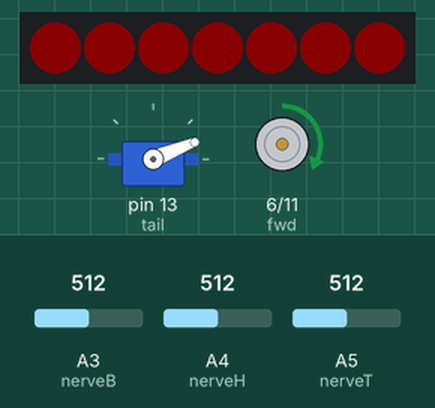
The sketch below on a simulated Arduino Uno, built with avr-gcc and run on an emulated ATmega328P. On the bench: servo, 7 RGB LEDs in strip order, left to right, motor-driver pin pairs drawn as motors (green arrow = first pin HIGH = forward, orange = second pin HIGH = backward, longer = more drive). The inputs (shaded band) are chosen by the test bench; at power-on: A5 (nerveT) = 512, A3 (nerveB) = 512, A4 (nerveH) = 512. Dim RGB values are drawn brighter than linear.

Above: at 1.2 s.
1.3 s: A5 (nerveT) set to 306
At 2.85 s:
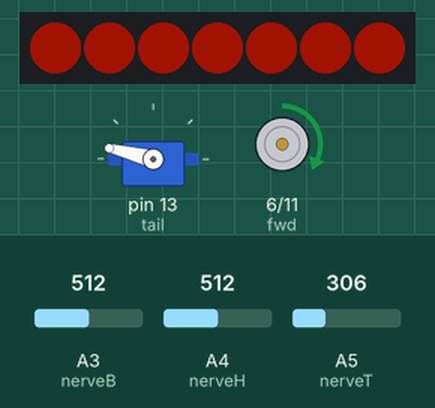
4.3 s: A3 (nerveB) set to 306
At 4.66 s:
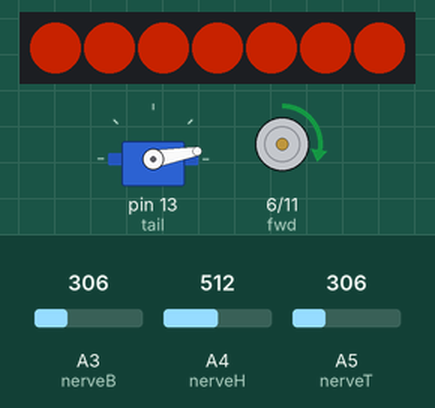
6.9 s: A4 (nerveH) set to 122
At 7.36 s:
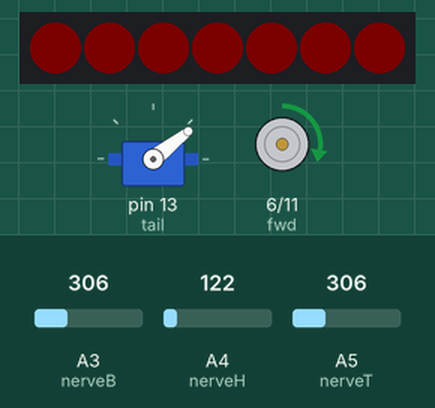
9.5 s: A3 (nerveB) set to 0
At 9.69 s:
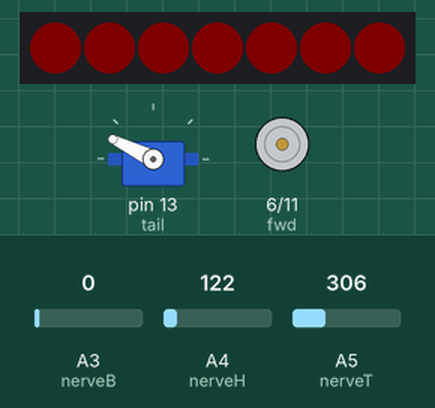
11.9 s: A4 (nerveH) set to 0
At 13.5 s:
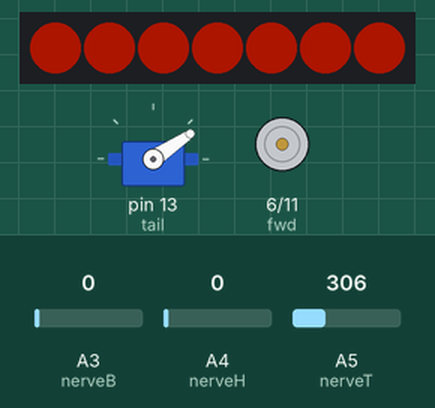
14.5 s: A3 (nerveB) set to 17
At 14.89 s:
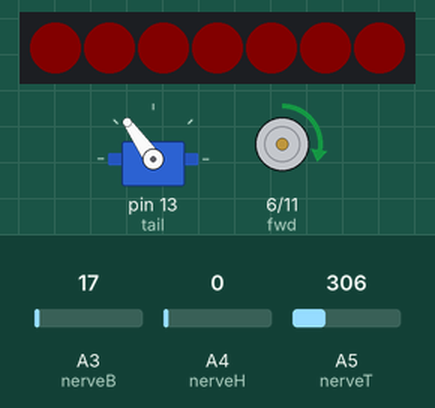
Timing chart, 0 to 18.5 s (numbered marks = the images above; inputs shaded):
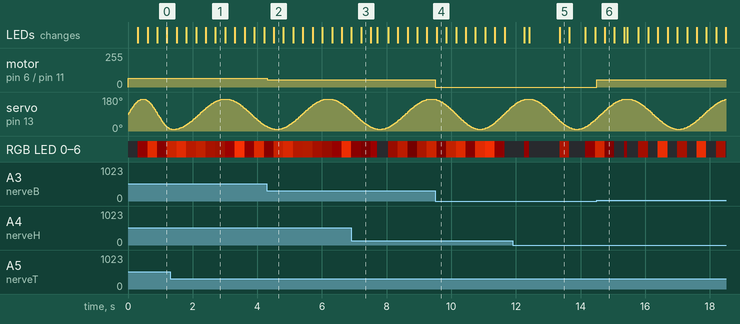

The sketch:

Creature_with_Tail.ino
```cpp
/*
 * This is the revised creature with tail servo for comic expo 2018
 * Tail is driven in a sin wave motion
 */
#include <Servo.h>
#include "FastLED.h"
#define heartOUT A0 //Where the neopixel jewel is connected
#define nerveB A3 //Where breath sensor is connected
#define nerveH A4 //Where heart sensor is connected
#define nerveT A5 //Where tail sensor is connected
#define fwd 6
#define bwd 11

CRGBArray<7> heart;

Servo tail;  // create servo object to control a servo
// twelve servo objects can be created on most boards

unsigned long prevMillis = 0;
float pos = 0;    // variable to store the servo position
float lastpos=0;
float rev;
long HeartRate = 90, interBeat = 33, hrState = 1; //Heartrate in BPM and the time between lub and dub as a percentage
long hrMillis, beatMillis, nextBeat;
int inB, inH, inT, preT;
float theta=0;

void setup() {
  tail.attach(13);  // attaches the servo on pin 13, last cmdr servo point
  LEDS.addLeds<NEOPIXEL, heartOUT>(heart, 7);
  hrMillis = 60000 / HeartRate; //Beats per Minute, divided my seconds per minute, times millis per second
  beatMillis = (hrMillis * interBeat) / 100; //hrMillis reduced to the percentage of interBeat. This is mostly for testing to get the right "Feel"
  prevMillis = nextBeat = 0;
  pinMode(fwd, OUTPUT);
  pinMode(bwd, OUTPUT);
  Serial.begin(9600);
  preT=1;
}

void loop() {
  //float theta = millis ()* 0.0018 ;
  //pos=90 + 80 * sin (theta);
  //tail.write (pos) ;
  //Heart();
  //analogWrite(bwd,200);*/ //This logic runs tail, heart, and lungs with no feedback
  inB=analogRead(nerveB);
  inH=analogRead(nerveH);
  inT=analogRead(nerveT);
  //scaled motor logic
  if (inB>10) inB=map(inB,10,1024,35,100);
  else inB=0;
  analogWrite(fwd,inB);
  //Scaled logic heart
  HeartRate=map(inH,0,1024,50,170);
  hrMillis = 60000 / HeartRate; //Beats per Minute, divided my seconds per minute, times millis per second
  beatMillis = (hrMillis * interBeat) / 100; //hrMillis reduced to the percentage of interBeat. This is mostly for testing to get the right "Feel"
  Heart();
  //Scaled logic tail
  inT=map(inT,0,1024,0,60);
  float interval=inT*0.0001;
  theta +=interval;
  pos=90 + 80 * sin (theta);
  tail.write (pos);
}

void Heart() {
  if ((millis() - prevMillis) > nextBeat)
  {
    //Time for a heartbeat
    for (int i = 0; i < 7; i++) {
      heart[i] = CRGB(255, 50, 5);
    }
    FastLED.show();
    prevMillis = millis();
    switch (hrState)
    {
      case 0:
        nextBeat = beatMillis;
        hrState = 1;
        break;
      case 1:
        nextBeat = hrMillis - beatMillis;
        hrState = 0;
        break;
      default:
        break;
    }
  }
  else if ((millis() % 10) == 0) {
    //Fade between heartbeats
    if (hrState == 0) {
      for (int i = 0; i < 7; i++)
      {
        heart[i].nscale8(235);//Dims all LEDs between beets
      }
    }
    else{
      for (int i = 0; i < 7; i++)
      {
        heart[i].nscale8(220);//Dims all LEDs between lub and dub
      }
    }
    FastLED.show();
  }
}
```

Measured:
- after the input at 4.3 s, motor on pin 6 (fwd) / pin 11 (bwd): forward 67/255 → forward 53/255 at once
- after the input at 9.5 s, motor on pin 6 (fwd) / pin 11 (bwd): forward 53/255 → stopped at once
- after the input at 14.5 s, motor on pin 6 (fwd) / pin 11 (bwd): stopped → forward 53/255 at once
